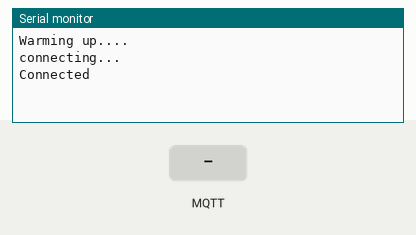
This sketch was run on a simulated Arduino MKR. On the bench: the last lines printed to the serial monitor. The inputs (shaded band) are chosen by the test bench. No MQTT or app messages arrive unless stated.

Above: at 4.2 s.
4.3 s: MQTT message "hej" arrives on the first subscribed topic
At 4.9 s:
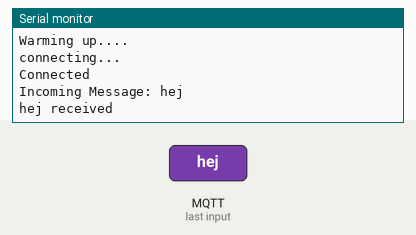
5.8 s: MQTT message "1" arrives on the first subscribed topic
At 7.0 s:
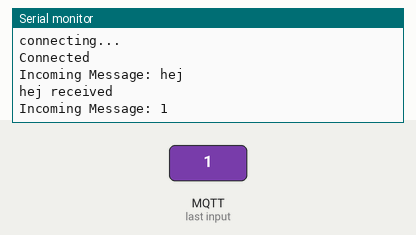
7.3 s: MQTT message "on" arrives on the first subscribed topic
At 8.4 s:
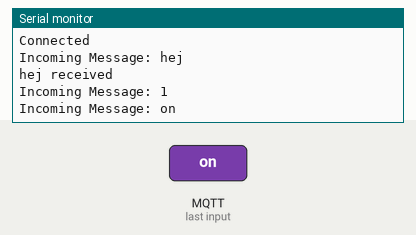
8.8 s: MQTT message "off" arrives on the first subscribed topic
At 9.5 s:
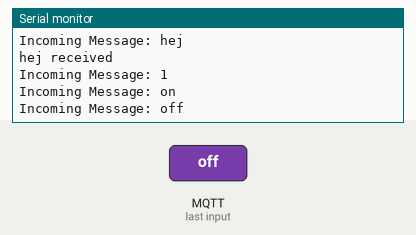

Measured:
- after the input at 4.3 s, the serial monitor: prints a new line at once (image 1)
- after the input at 5.8 s, the serial monitor: prints a new line at once (image 2)
- after the input at 7.3 s, the serial monitor: prints a new line at once (image 3)
- after the input at 8.8 s, the serial monitor: prints a new line at once (image 4)

The sketch:

MQTTexample.ino
```cpp
// libraries
#include <MKRNB.h>
#include <PubSubClient.h>

//The MKRNB lib needs this even if its blank
const char PINNUMBER[]     = "";

#define TOKEN ""
#define MQTT_CLIENT_NAME "MKRNB1500"

//broker url in here, demo is using eclipse test server
//char mqttBroker[]  = "farmer.cloudmqtt.com";
char mqttBroker[]  = "mqtt.eclipse.org";

//broker port in here
//int mqttPort = 15243;
int mqttPort = 1883;

//var things for storage
char payload[100];
char topic[150];
char topicSubscribe[100];

//change this value to subscribe to a different topic
char subtopic[50] = "IOT/cat";
//char pubtopic[50] = "IOT/cat";

// initialize the library instance
NBClient client;
GPRS gprs;
NB nbAccess;

//connect the pubsub client
PubSubClient conn(client);

//for the callbacks from the broker
void callback(char* topic, byte* payload, unsigned int length) {
  char p[length + 1];
  memcpy(p, payload, length);
  p[length] = NULL;
  String message(p);

  //output broker message to serial
  Serial.println("Incoming Message: " + message);

  //the messages can be handled using e.g JSON-libraries for arduino
  if(message.equals("hej")){
    Serial.println("hej received");
  }
}

//connection and reconnection function
void reconnect() {
    while (!conn.connected()) {

    // Attemp to connect
    //example protected broker:
    //conn.connect(MQTT_CLIENT_NAME, "xhpdkszi", "tNsNHcF0kaxt")
    if (conn.connect(MQTT_CLIENT_NAME, TOKEN, "")) {
      Serial.println("Connected");
      conn.subscribe(subtopic);
    } else {
      Serial.print("Failed, rc=");
      Serial.print(conn.state());
      Serial.println(" try again in 2 seconds");
      // Wait 2 seconds before retrying
      delay(2000);
    }
  }
}

void setup() {
  // initialize serial communications and wait for port to open:
  Serial.begin(9600);
  while (!Serial) {
    ; // wait for serial port to connect. Needed for native USB port only
  }

  Serial.println("Warming up....");
  // connection state
  boolean connected = false;

  while (!connected) {
    if ((nbAccess.begin(PINNUMBER) == NB_READY) &&
        (gprs.attachGPRS() == GPRS_READY)) {
      connected = true;
    } else {
      Serial.println("Not connected");
      delay(1000);
    }
  }

  Serial.println("connecting...");

  //set the connection
  conn.setServer(mqttBroker, mqttPort);

  //set the callback
  conn.setCallback(callback);

  //subscribe to a topic
  sprintf(topicSubscribe, subtopic);

}

void loop() {

  //if the connection drops then reconnect it
  if (!conn.connected()) {
    reconnect();
    conn.subscribe(topicSubscribe);
  }
  conn.loop();

  //publish to the broker queue


  conn.publish(subtopic, "{\"message\":\"Hello MQTT world\"}");

}
```
